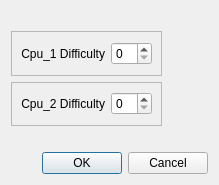
<?xml version="1.0" encoding="UTF-8"?>
<ui version="4.0">
 <class>Dialog</class>
 <widget class="QDialog" name="Dialog">
  <property name="windowModality">
   <enum>Qt::ApplicationModal</enum>
  </property>
  <property name="geometry">
   <rect>
    <x>0</x>
    <y>0</y>
    <width>203</width>
    <height>185</height>
   </rect>
  </property>
  <property name="sizePolicy">
   <sizepolicy hsizetype="Fixed" vsizetype="Fixed">
    <horstretch>0</horstretch>
    <verstretch>0</verstretch>
   </sizepolicy>
  </property>
  <property name="windowTitle">
   <string>Dialog</string>
  </property>
  <property name="modal">
   <bool>true</bool>
  </property>
  <layout class="QGridLayout" name="gridLayout">
   <item row="3" column="0">
    <spacer name="verticalSpacer">
     <property name="orientation">
      <enum>Qt::Vertical</enum>
     </property>
     <property name="sizeType">
      <enum>QSizePolicy::Minimum</enum>
     </property>
     <property name="sizeHint" stdset="0">
      <size>
       <width>20</width>
       <height>20</height>
      </size>
     </property>
    </spacer>
   </item>
   <item row="1" column="2">
    <spacer name="horizontalSpacer">
     <property name="orientation">
      <enum>Qt::Horizontal</enum>
     </property>
     <property name="sizeType">
      <enum>QSizePolicy::Minimum</enum>
     </property>
     <property name="sizeHint" stdset="0">
      <size>
       <width>40</width>
       <height>20</height>
      </size>
     </property>
    </spacer>
   </item>
   <item row="0" column="0">
    <spacer name="verticalSpacer_2">
     <property name="orientation">
      <enum>Qt::Vertical</enum>
     </property>
     <property name="sizeType">
      <enum>QSizePolicy::Minimum</enum>
     </property>
     <property name="sizeHint" stdset="0">
      <size>
       <width>20</width>
       <height>20</height>
      </size>
     </property>
    </spacer>
   </item>
   <item row="2" column="0" colspan="2">
    <widget class="QFrame" name="frame_2">
     <property name="frameShape">
      <enum>QFrame::StyledPanel</enum>
     </property>
     <property name="frameShadow">
      <enum>QFrame::Raised</enum>
     </property>
     <layout class="QHBoxLayout" name="horizontalLayout_2">
      <item>
       <widget class="QLabel" name="difficultyLabel_2">
        <property name="layoutDirection">
         <enum>Qt::LeftToRight</enum>
        </property>
        <property name="text">
         <string>Cpu_2 Difficulty</string>
        </property>
        <property name="alignment">
         <set>Qt::AlignRight|Qt::AlignTrailing|Qt::AlignVCenter</set>
        </property>
        <property name="buddy">
         <cstring>difficultySettingBox_2</cstring>
        </property>
       </widget>
      </item>
      <item>
       <widget class="QSpinBox" name="difficultySettingBox_2"/>
      </item>
     </layout>
    </widget>
   </item>
   <item row="1" column="0" colspan="2">
    <widget class="QFrame" name="frame_1">
     <property name="frameShape">
      <enum>QFrame::StyledPanel</enum>
     </property>
     <property name="frameShadow">
      <enum>QFrame::Raised</enum>
     </property>
     <layout class="QHBoxLayout" name="horizontalLayout">
      <item>
       <widget class="QLabel" name="difficultyLabel_1">
        <property name="layoutDirection">
         <enum>Qt::LeftToRight</enum>
        </property>
        <property name="text">
         <string>Cpu_1 Difficulty</string>
        </property>
        <property name="alignment">
         <set>Qt::AlignRight|Qt::AlignTrailing|Qt::AlignVCenter</set>
        </property>
        <property name="buddy">
         <cstring>difficultySettingBox_1</cstring>
        </property>
       </widget>
      </item>
      <item>
       <widget class="QSpinBox" name="difficultySettingBox_1"/>
      </item>
     </layout>
    </widget>
   </item>
   <item row="2" column="2">
    <spacer name="horizontalSpacer_2">
     <property name="orientation">
      <enum>Qt::Horizontal</enum>
     </property>
     <property name="sizeHint" stdset="0">
      <size>
       <width>40</width>
       <height>20</height>
      </size>
     </property>
    </spacer>
   </item>
   <item row="4" column="0" colspan="3">
    <widget class="QDialogButtonBox" name="buttonBox">
     <property name="orientation">
      <enum>Qt::Horizontal</enum>
     </property>
     <property name="standardButtons">
      <set>QDialogButtonBox::Cancel|QDialogButtonBox::Ok</set>
     </property>
    </widget>
   </item>
  </layout>
 </widget>
 <tabstops>
  <tabstop>difficultySettingBox_1</tabstop>
  <tabstop>difficultySettingBox_2</tabstop>
 </tabstops>
 <resources/>
 <connections>
  <connection>
   <sender>buttonBox</sender>
   <signal>accepted()</signal>
   <receiver>Dialog</receiver>
   <slot>accept()</slot>
   <hints>
    <hint type="sourcelabel">
     <x>193</x>
     <y>175</y>
    </hint>
    <hint type="destinationlabel">
     <x>256</x>
     <y>160</y>
    </hint>
   </hints>
  </connection>
  <connection>
   <sender>buttonBox</sender>
   <signal>rejected()</signal>
   <receiver>Dialog</receiver>
   <slot>reject()</slot>
   <hints>
    <hint type="sourcelabel">
     <x>193</x>
     <y>175</y>
    </hint>
    <hint type="destinationlabel">
     <x>173</x>
     <y>191</y>
    </hint>
   </hints>
  </connection>
  <connection>
   <sender>difficultySettingBox_1</sender>
   <signal>valueChanged(int)</signal>
   <receiver>Dialog</receiver>
   <slot>difficulty_cpu_1_changed(int)</slot>
   <hints>
    <hint type="sourcelabel">
     <x>137</x>
     <y>64</y>
    </hint>
    <hint type="destinationlabel">
     <x>114</x>
     <y>78</y>
    </hint>
   </hints>
  </connection>
  <connection>
   <sender>difficultySettingBox_2</sender>
   <signal>valueChanged(int)</signal>
   <receiver>Dialog</receiver>
   <slot>difficulty_cpu_2_changed(int)</slot>
   <hints>
    <hint type="sourcelabel">
     <x>137</x>
     <y>110</y>
    </hint>
    <hint type="destinationlabel">
     <x>134</x>
     <y>129</y>
    </hint>
   </hints>
  </connection>
 </connections>
 <slots>
  <slot>difficulty_cpu_1_changed(int)</slot>
  <slot>difficulty_cpu_2_changed(int)</slot>
 </slots>
</ui>
